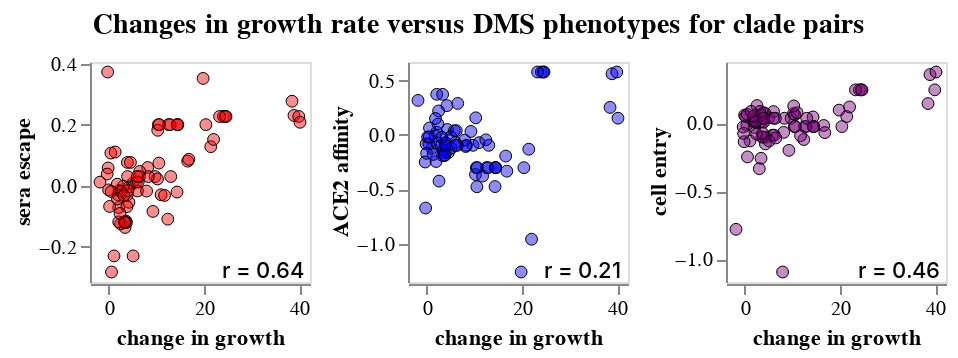

The notebook cell saved with this chart:
### Markdown cell above
## Correlations between growth and phenotype changes for clade pairs
Correlations of growth rate versus change in each DMS phenotype for each clade pair:

### Code cell
pango_pair_dms_growth_df_tidy = pango_pair_dms_growth_df.melt(
    id_vars=[c for c in pango_pair_dms_growth_df.columns if c not in phenotypes],
    value_vars=phenotypes,
    var_name="phenotype_name",
    value_name="phenotype",
)

growth_phenotype_chart_size = 110

growth_phenotype_corr_base = (
    alt.Chart(pango_pair_dms_growth_df_tidy)
    .transform_calculate(
        min_n_sequences=alt.expr.min(
            alt.datum["n_sequences"], alt.datum["parent_n_sequences"]
        )
    )
    .transform_filter(
        alt.expr.log(alt.datum["min_n_sequences"]) / math.log(10) >= n_sequences_slider
    )
    .transform_filter(only_new_muts_are_spike)
    .add_params(
        clade_selection,
        n_sequences_slider,
        only_new_muts_are_spike,
        *toggle_muts.values(),
    )
    .properties(width=growth_phenotype_chart_size, height=growth_phenotype_chart_size)
)

for toggle_filter in toggle_muts.values():
    growth_phenotype_corr_base = growth_phenotype_corr_base.transform_filter(toggle_filter)

growth_phenotype_scatter = (
    growth_phenotype_corr_base
    .encode(
        alt.X(
            "change_in_growth_rate",
            title="change in growth",
            scale=alt.Scale(nice=False, padding=5),
        ),
        alt.Y("phenotype:Q", title=None, scale=alt.Scale(nice=False, padding=5)),
        alt.Fill(
            "phenotype_name:N",
            sort=phenotypes,
            legend=None,
            scale=alt.Scale(domain=phenotypes, range=list(phenotype_colors.values())),
        ),
        size=alt.condition(clade_selection, alt.value(70), alt.value(35)),
        strokeWidth=alt.condition(clade_selection, alt.value(2), alt.value(0.5)),
        tooltip=["phenotype_name:O", alt.Tooltip("phenotype:Q", format=".2f"), *tooltips],
    )
    .mark_circle(stroke="black", strokeOpacity=1, fillOpacity=0.45)
)

growth_phenotype_r = (
    growth_phenotype_corr_base
    .transform_regression("change_in_growth_rate", "phenotype", params=True)
    .transform_calculate(
        r=alt.expr.if_(
            alt.datum["coef"][1] >= 0,
            alt.expr.sqrt(alt.datum["rSquared"]),
            -alt.expr.sqrt(alt.datum["rSquared"]),
        ),
        label='"r = " + format(datum.r, ".2f")',
    )
    .mark_text(align="right", color="black", fontWeight=500, fontSize=11, opacity=1)
    .encode(
        x=alt.value(growth_phenotype_chart_size - 3),
        y=alt.value(growth_phenotype_chart_size - 5),
        text=alt.Text("label:N"),
    )
)

growth_phenotype_chart = (
    (growth_phenotype_scatter + growth_phenotype_r)
    .facet(
        facet=alt.Facet(
            "phenotype_name:O",
            sort=phenotypes,
            header=alt.Header(
                orient="left",
                labelFontStyle="bold",
                labelFontSize=11,
                labelPadding=2,
                title=None,
            ),
        ),
        spacing=8,
        columns=len(phenotypes_basic),
    )
    .properties(
        title=alt.TitleParams(
            "Changes in growth rate versus DMS phenotypes for clade pairs",
            anchor="middle",
            fontSize=14,
            dy=-3,
        ),
    )
    .resolve_scale(y="independent")
    .configure_axis(grid=False)
)

display(growth_phenotype_chart)

### Figure 1 — Vega-Lite specification as saved in the notebook (floating-point values rounded to 4 significant figures; data arrays with more than 128 entries replaced by an {"elided": "..."} marker saying what was removed)
{"config": {"view": {"continuousWidth": 300, "continuousHeight": 300}, "axis": {"grid": false}}, "data": {"name": "data-7c380f0f15d30c9a8083e5a1572d88f2"}, "facet": {"field": "phenotype_name", "header": {"labelFontSize": 11, "labelFontStyle": "bold", "labelPadding": 2, "orient": "left", "title": null}, "sort": ["sera escape", "ACE2 affinity", "cell entry"], "type": "ordinal"}, "spec": {"layer": [{"mark": {"type": "circle", "fillOpacity": 0.45, "stroke": "black", "strokeOpacity": 1}, "encoding": {"fill": {"field": "phenotype_name", "legend": null, "scale": {"domain": ["sera escape", "ACE2 affinity", "cell entry"], "range": ["red", "blue", "purple"]}, "sort": ["sera escape", "ACE2 affinity", "cell entry"], "type": "nominal"}, "size": {"condition": {"param": "param_1", "value": 70, "empty": false}, "value": 35}, "strokeWidth": {"condition": {"param": "param_1", "value": 2, "empty": false}, "value": 0.5}, "tooltip": [{"field": "phenotype_name", "type": "ordinal"}, {"field": "phenotype", "format": ".2f", "type": "quantitative"}, {"field": "clade", "type": "nominal"}, {"field": "parent", "type": "nominal"}, {"field": "date", "type": "nominal"}, {"field": "spike_new_muts", "type": "nominal"}, {"field": "nonspike_new_muts", "type": "nominal"}, {"field": "change_in_growth_rate", "format": ".0f", "type": "quantitative"}, {"field": "growth_rate", "format": ".0f", "type": "quantitative"}, {"field": "parent_growth_rate", "format": ".0f", "type": "quantitative"}, {"field": "n_sequences", "type": "quantitative"}, {"field": "parent_n_sequences", "type": "quantitative"}], "x": {"field": "change_in_growth_rate", "scale": {"nice": false, "padding": 5}, "title": "change in growth", "type": "quantitative"}, "y": {"field": "phenotype", "scale": {"nice": false, "padding": 5}, "title": null, "type": "quantitative"}}, "name": "view_4", "transform": [{"calculate": "min(datum['n_sequences'],datum['parent_n_sequences'])", "as": "min_n_sequences"}, {"filter": "((log(datum['min_n_sequences']) / 2.302585092994046) >= param_2)"}, {"filter": {"param": "param_3"}}, {"filter": {"param": "param_4"}}]}, {"mark": {"type": "text", "align": "right", "color": "black", "fontSize": 11, "fontWeight": 500, "opacity": 1}, "encoding": {"text": {"field": "label", "type": "nominal"}, "x": {"value": 107}, "y": {"value": 105}}, "transform": [{"calculate": "min(datum['n_sequences'],datum['parent_n_sequences'])", "as": "min_n_sequences"}, {"filter": "((log(datum['min_n_sequences']) / 2.302585092994046) >= param_2)"}, {"filter": {"param": "param_3"}}, {"filter": {"param": "param_4"}}, {"on": "change_in_growth_rate", "regression": "phenotype", "params": true}, {"calculate": "if((datum['coef'][1] >= 0),sqrt(datum['rSquared']),(-sqrt(datum['rSquared'])))", "as": "r"}, {"calculate": "\"r = \" + format(datum.r, \".2f\")", "as": "label"}]}], "height": 110, "width": 110}, "columns": 3, "params": [{"name": "param_1", "select": {"type": "point", "fields": ["clade"], "on": "mouseover"}, "views": ["view_4"]}, {"name": "param_2", "bind": {"input": "range", "max": 4.194, "min": 2.3, "name": "min log10 number sequences in both clades", "step": 0.1}, "value": 2.602}, {"name": "param_3", "select": {"type": "point", "fields": ["only_new_muts_are_spike"]}, "bind": {"input": "radio", "options": [true, false, null], "labels": ["only spike mutations", "spike & non-spike mutations", "either"], "name": "include clade pairs separated by"}, "value": null, "views": ["view_4"]}, {"name": "param_4", "select": {"type": "point", "fields": ["has_L455F"]}, "bind": {"input": "radio", "options": [false, null], "labels": ["yes", "no"], "name": "exclude clade pairs separated by L455F"}, "value": null, "views": ["view_4"]}], "resolve": {"scale": {"y": "independent"}}, "spacing": 8, "title": {"text": "Changes in growth rate versus DMS phenotypes for clade pairs", "anchor": "middle", "dy": -3, "fontSize": 14}, "$schema": "https://vega.github.io/schema/vega-lite/v5.15.1.json", "datasets": {"data-7c380f0f15d30c9a8083e5a1572d88f2": {"elided": "381 records"}}}
